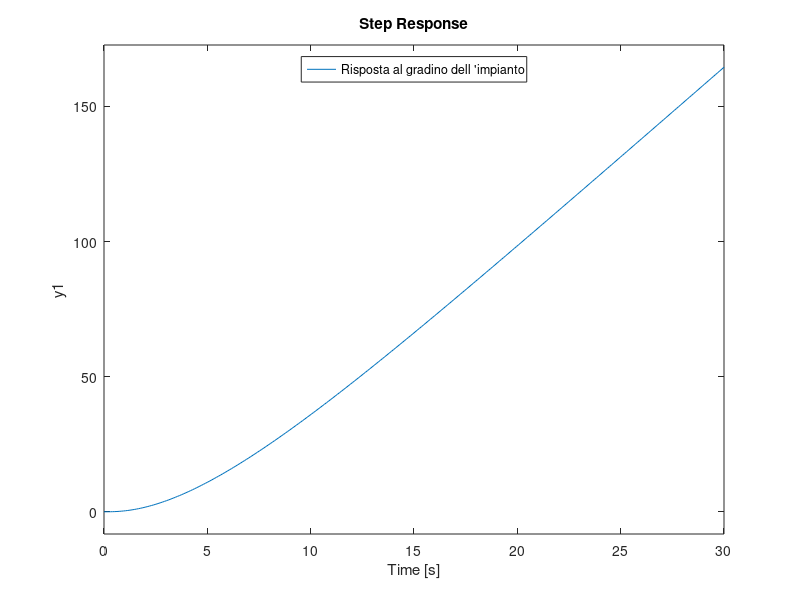
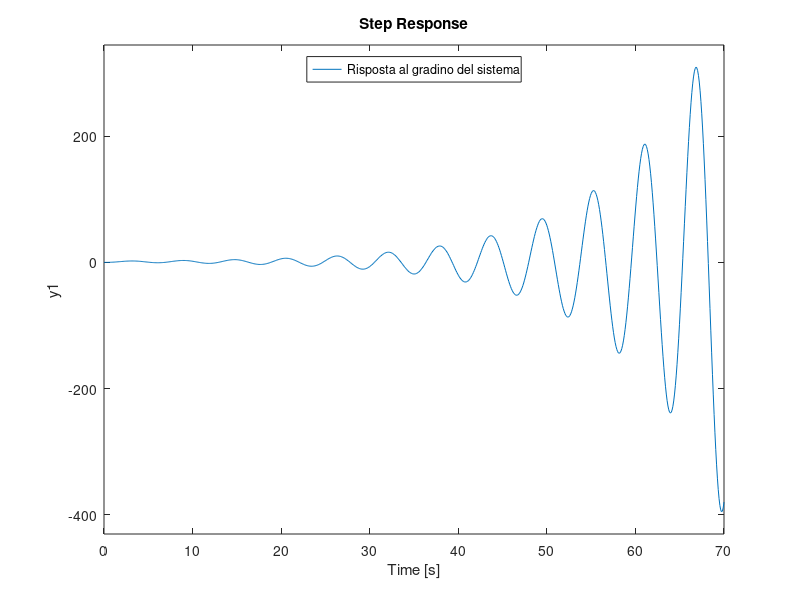

Write the MATLAB code that produced these figures, in order. (Note: this script raises an error after producing the figures.)
clear 
close all

%               4
% G(s) = --------------
%         s(s+0.2)(s+3)

s=zpk('s');
G=4/(s*(s+0.2)*(s+3));

figure(1)
step(G)
grid
legend('Risposta al gradino dell ''impianto','Location','north')

figure(2)
T=feedback(G,1);
step(T);
grid
legend('Risposta al gradino del sistema','Location','north')

pause
close all

% Ampiezza del gradino
r=1;

%% Metodo del K-Critico
fprintf('\nMetodo del K critico con:\n')

Kcr=0.480;
fprintf('#Kcr: %5.2f \n',Kcr)

[num,den]=tfdata(feedback(Kcr*G,1));
figure(1)
rlocus(num,den)
legend('Luogo dei poli e zeri')
grid

pause

Tcr=8.105;
fprintf('#Tcr: %5.2f \n',Tcr)

pause

fprintf('\nValori di primo tentativo')
[Kp,Ti,Td] = taratura_k_critico(Kcr,Tcr,'PID');

if Ti~=0 
    I=1/Ti;
else
    I=0;
end
D=Td;
N=3;

pause
close all


%% Metodo del K-Critico con relay
fprintf('\nMetodo del K critico + Relay con:\n')
a=2.782;
T=7.328;
h=r;

Kcr_relay=(4*h)/(a*pi);
fprintf('#Kcr: %5.2f \n',Kcr_relay)

Tcr_relay=T;
fprintf('#Tcr: %5.2f \n',Tcr_relay)

pause

[Kp_relay,Ti_relay,Td_relay] = taratura_k_critico(Kcr_relay,Tcr_relay,'PID');

if Ti_relay~=0
    I_relay=1/Ti_relay;
else
    I_relay=0;
end
D_relay=Td;
N_relay=3;

return 
pause 

% parametri tuned per il 'PID'
P_tuned=0.07;
I_tuned=0.003;
D_tuned=0.25;
N_tuned=3.746;

pause

% confronto tra P,PI,PID e PID tuned
P=0; TI=0; TD=0;
str=["P","PI","PID"];
figure(1)
hold on
for i=1:3
    if strcmp(str(:,i),'PI')==1 % PI tuned
        P=0.3;
        I=1/100;   
    else
        [P,TI,TD] = taratura_k_critico(Kcr_relay,Tcr_relay,str(:,i));
    end
    C=regolatore(P,TI,TD,N_relay);
    T=feedback(series(C,G),1);
    step(T)
end
C=regolatore(P_tuned,(1/(I_tuned*P_tuned)),D_tuned/P_tuned,N_tuned);
T=feedback(series(C,G),1);
step(T)
legend('P','PI','PID','PID_tuned','Location','NorthEast')
grid

pause
close all

%% Discretizzazione
fprintf('\nValori tuned:\n')
fprintf('  P=%3.4f\n',P_tuned)
fprintf('  I=%3.4f\n',I_tuned)
fprintf('  D=%3.4f\n',D_tuned)
fprintf('  N=%3.4f\n',N_tuned)

fprintf('\nControllore a tempo continuo\n')
C=regolatore(P_tuned,(1/(I_tuned*P_tuned)),D_tuned/P_tuned,N_tuned)

T=feedback(series(C,G),1);

figure(1)
step(T)
title('Valutazione grafica del tempo di salita')
grid

pause

info=stepinfo(T);
tr=info.RiseTime;
fprintf('Tempo di salita tr=%3.3f\n',tr)

pause
close all

fprintf('\nIl tempo di campionamento è un valore compreso tra: %3.3f e %3.3f\n',(tr/20),(tr/10))
Tc=0.20;
fprintf('Si è scelto Tc=%3.3f\n',Tc)

pause 

fprintf('\nDiscretizzazione del regolatore\n')
C_z=c2d(C,Tc,'tustin')
C_z=tf(C_z);
[numer,denom]=tfdata(C_z);

return





